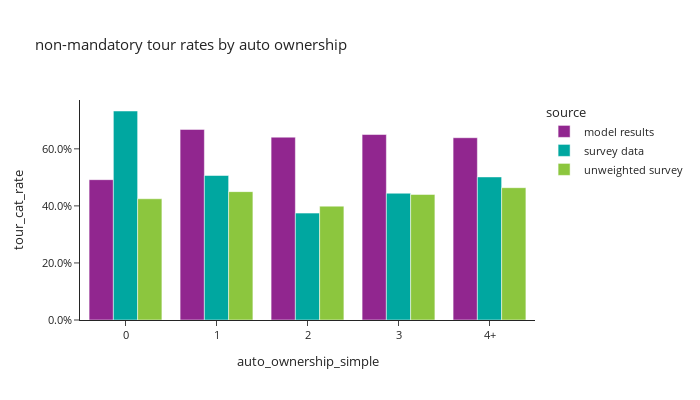

The notebook cell this image was saved under:
### Markdown cell above
- tour rates

### Code cell
df_auto_count = per_data.groupby(['source','auto_ownership_simple'])['hh_weight_2017_2019'].sum().reset_index()

df_plot = non_m_tour_data. \
    groupby(['source','auto_ownership_simple','tour_category'])[['trip_weight_2017_2019']].sum().reset_index(). \
    merge(df_auto_count, how='left', on=['source','auto_ownership_simple'])
df_plot['tour_cat_rate'] = df_plot['trip_weight_2017_2019']/df_plot['hh_weight_2017_2019']

fig = px.bar(df_plot, x="auto_ownership_simple", y="tour_cat_rate", color="source",barmode="group",
             # facet_col="ptype_label",facet_col_wrap=2,
             title="non-mandatory tour rates by auto ownership")
fig.for_each_annotation(lambda a: a.update(text=a.text.split("=")[-1]))
fig.update_layout(height=400, width=700)
fig.update_yaxes(tickformat=".1%")
fig.show()

### Figure 1 — Plotly figure (JSON) as saved in the notebook; plotly's stock layout.template omitted (floating-point values rounded to 4 significant figures)
{"data": [{"alignmentgroup": "True", "hovertemplate": "source=model results<br>auto_ownership_simple=%{x}<br>tour_cat_rate=%{y}<extra></extra>", "legendgroup": "model results", "marker": {"color": "#91268F", "pattern": {"shape": ""}}, "name": "model results", "offsetgroup": "model results", "orientation": "v", "showlegend": true, "textposition": "auto", "type": "bar", "x": ["0", "1", "2", "3", "4+"], "xaxis": "x", "y": [0.492, 0.6681, 0.6409, 0.6502, 0.639], "yaxis": "y"}, {"alignmentgroup": "True", "hovertemplate": "source=survey data<br>auto_ownership_simple=%{x}<br>tour_cat_rate=%{y}<extra></extra>", "legendgroup": "survey data", "marker": {"color": "#00A7A0", "pattern": {"shape": ""}}, "name": "survey data", "offsetgroup": "survey data", "orientation": "v", "showlegend": true, "textposition": "auto", "type": "bar", "x": ["0", "1", "2", "3", "4+"], "xaxis": "x", "y": [0.7327, 0.5065, 0.3747, 0.4444, 0.5016], "yaxis": "y"}, {"alignmentgroup": "True", "hovertemplate": "source=unweighted survey<br>auto_ownership_simple=%{x}<br>tour_cat_rate=%{y}<extra></extra>", "legendgroup": "unweighted survey", "marker": {"color": "#8CC63E", "pattern": {"shape": ""}}, "name": "unweighted survey", "offsetgroup": "unweighted survey", "orientation": "v", "showlegend": true, "textposition": "auto", "type": "bar", "x": ["0", "1", "2", "3", "4+"], "xaxis": "x", "y": [0.425, 0.45, 0.3992, 0.4402, 0.4638], "yaxis": "y"}], "layout": {"barmode": "group", "height": 400, "legend": {"title": {"text": "source"}, "tracegroupgap": 0}, "title": {"text": "non-mandatory tour rates by auto ownership"}, "width": 700, "xaxis": {"anchor": "y", "domain": [0.0, 1.0], "title": {"text": "auto_ownership_simple"}}, "yaxis": {"anchor": "x", "domain": [0.0, 1.0], "tickformat": ".1%", "title": {"text": "tour_cat_rate"}}}}
